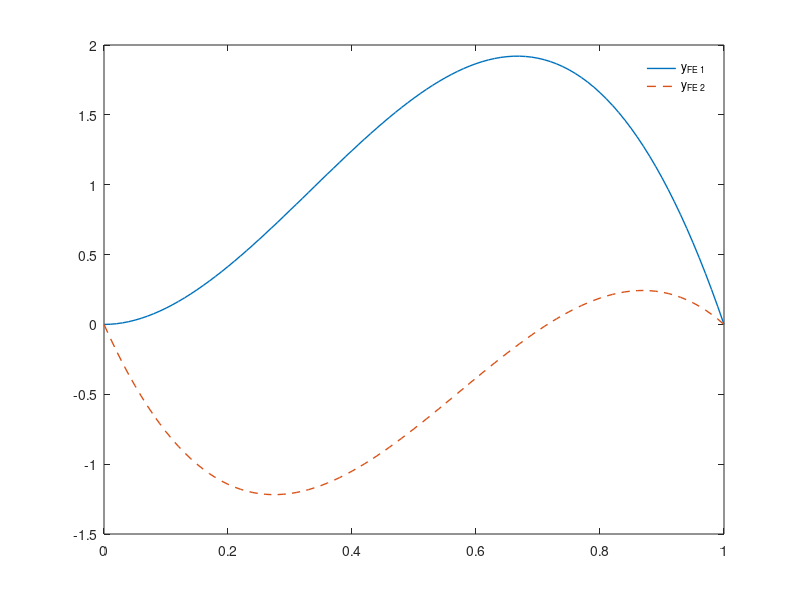

This figure's MATLAB source:
%%% Calculate connection factor(Lambda, L_{ijk}) & curvature(R_{ijkl}) in 3D

clear all;

% functions = @root2d;
% c0 = [0,0];
% c = fsolve(functions,c0)

x=[0:0.01:1]';
% y_exact=-2/sin(1)*sin(x)+2*x;
y_fe1 = sqrt(168)*x.^2.*(1-x);
y_fe2 = 23.8094*(x.^2-x) - 13.8814*(x.^3-x);

figure(1);

grid on;
xlabel('x'); ylabel('y');

plot_y(1)=plot(x,y_fe1,'LineWidth',1,'DisplayName','y_{FE 1}');
hold on;
plot_y(2)=plot(x,y_fe2,'--','LineWidth',1,'DisplayName','y_{FE 2}');
%plot_y(3)=plot(x,y_fe2,':','LineWidth',2,'DisplayName','y_{FE 2}');

xlim([0 1]);

legend(plot_y(1:2),'Location','best'); legend boxoff;

saveas(figure(1),'fig5_4c.png');

quit;
